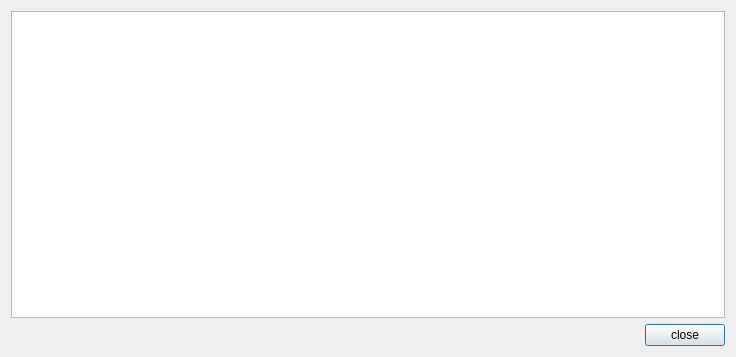
<?xml version="1.0" encoding="UTF-8"?>
<ui version="4.0">
 <class>DepositDetailsDialog</class>
 <widget class="QDialog" name="DepositDetailsDialog">
  <property name="geometry">
   <rect>
    <x>0</x>
    <y>0</y>
    <width>736</width>
    <height>357</height>
   </rect>
  </property>
  <property name="windowTitle">
   <string>バンク</string>
  </property>
  <layout class="QVBoxLayout" name="verticalLayout">
   <item>
    <widget class="QTextBrowser" name="m_detailsBrowser"/>
   </item>
   <item>
    <layout class="QHBoxLayout" name="horizontalLayout">
     <item>
      <spacer name="horizontalSpacer">
       <property name="orientation">
        <enum>Qt::Horizontal</enum>
       </property>
       <property name="sizeHint" stdset="0">
        <size>
         <width>40</width>
         <height>20</height>
        </size>
       </property>
      </spacer>
     </item>
     <item>
      <widget class="QPushButton" name="m_closeButton">
       <property name="text">
        <string>close</string>
       </property>
      </widget>
     </item>
    </layout>
   </item>
  </layout>
 </widget>
 <resources/>
 <connections>
  <connection>
   <sender>m_closeButton</sender>
   <signal>clicked()</signal>
   <receiver>DepositDetailsDialog</receiver>
   <slot>accept()</slot>
   <hints>
    <hint type="sourcelabel">
     <x>683</x>
     <y>333</y>
    </hint>
    <hint type="destinationlabel">
     <x>367</x>
     <y>178</y>
    </hint>
   </hints>
  </connection>
 </connections>
</ui>
